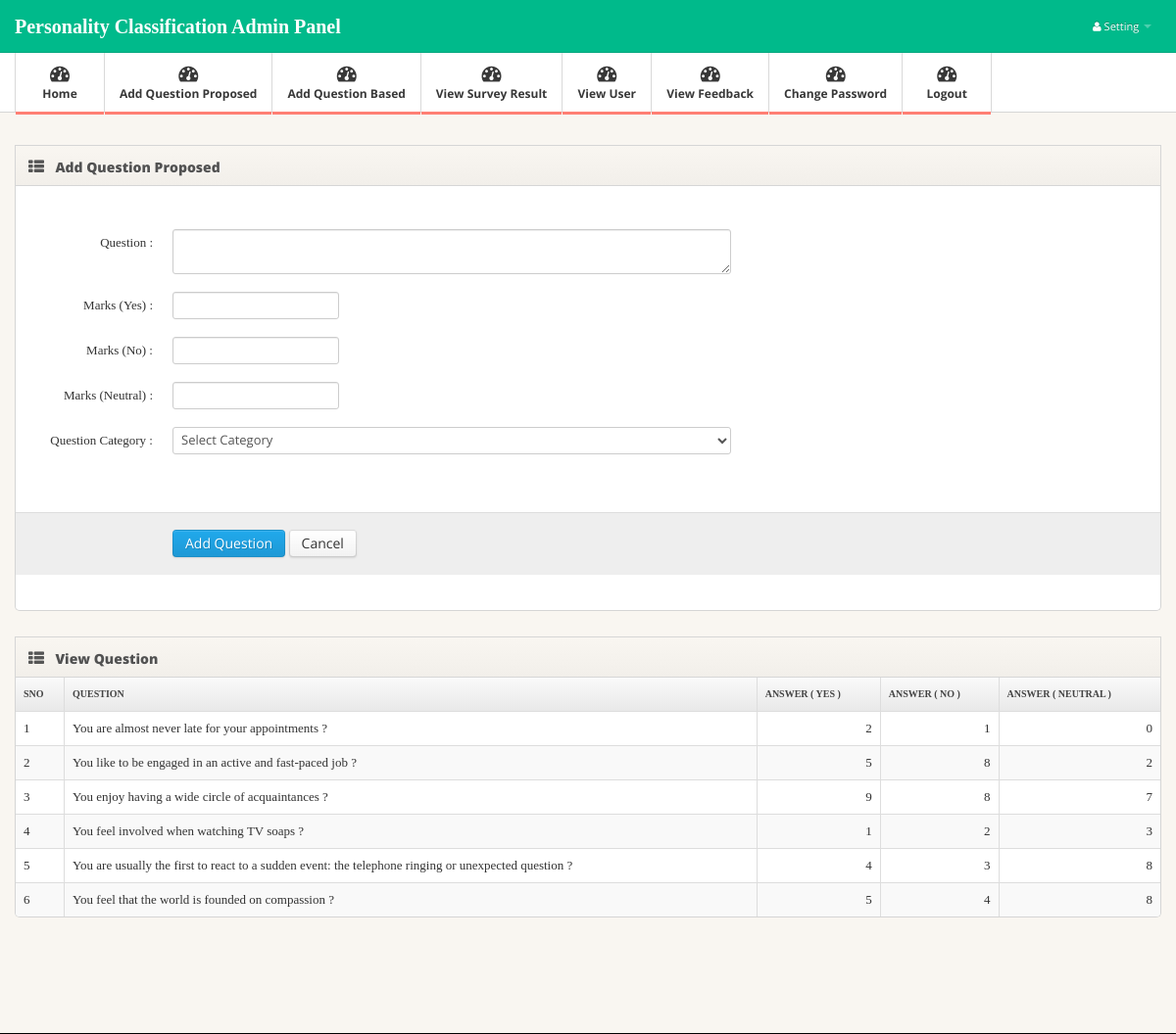
The app's page /add_question.php (signed in) with its own data.
### tables this page shows
CREATE TABLE IF NOT EXISTS `question_add` (
  `sno` int(11) NOT NULL AUTO_INCREMENT,
  `question_add` varchar(444) NOT NULL,
  `marks_yes` varchar(444) NOT NULL,
  `marks_no` varchar(444) NOT NULL,
  `marks_nautral` varchar(444) NOT NULL,
  `ques_cat` varchar(444) NOT NULL,
  PRIMARY KEY (`sno`)
);

### add_question.php (the view, shortened to what this page needs)
<?php include "include/admin_head.php" ?>
</head>
<body>
<?php include "include/admin_menu.php" ?>
<div class="main">
  <div class="main-inner">
    <div class="container">
      <div class="row">
        <div class="span12">
          <div class="widget widget-table action-table">
            <div class="widget-header"> <i class="icon-th-list"></i>
              <h3>Add Question Proposed</h3>
            </div>
            <div class="widget-content">
            				  <form id="edit-profile" name="myform" action="add_question_add.php" method="post" onSubmit="return validate()" class="form-horizontal">
									<fieldset>
										<br><br>
										<font style="font-family:Georgia, 'Times New Roman', Times, serif; ">
											<div class="control-group">
												<label class="control-label" for="firstname">Question :</label>
												<div class="controls">
													<textarea class="span6" name="question_add" required ></textarea>
												</div>
											</div>
											<div class="control-group">
												<label class="control-label" for="firstname">Marks (Yes) :</label>
												<div class="controls">
													<input type="text" name="marks_yes" class="span2" required />
												</div>
											</div>
											<div class="control-group">
												<label class="control-label" for="firstname">Marks (No) :</label>
												<div class="controls">
													<input type="text" name="marks_no" class="span2" required />
												</div>
											</div>
											<div class="control-group">
												<label class="control-label" for="firstname">Marks (Neutral) :</label>
												<div class="controls">
													<input type="text" name="marks_neutral" class="span2" required />
												</div>
											</div>
											<div class="control-group">
												<label class="control-label" for="firstname">Question Category :</label>
												<div class="controls">
													<select name="ques_cat" class="span6" required >
														<option> Select Category</option>
													</select>
												</div>
											</div>
										</font>
										 <br />
										<div class="form-actions">
											<button type="submit" class="btn btn-primary">Add Question</button>
											<button type="reset" class="btn">Cancel</button>
										</div>
									</fieldset>
								</form>
            </div>
          </div>
        </div>
      </div>
	  <div class="row">
        <div class="span12">
          <div class="widget widget-table action-table">
            <div class="widget-header"> <i class="icon-th-list"></i>
              <h3>View Question</h3>
            </div>
            <div class="widget-content">
			<font style="font-family:Georgia, 'Times New Roman', Times, serif">
			<table class="table table-striped table-bordered">
			<tr>
				<th>Sno</th>
				<th>Question</th>
				<th>Answer ( Yes )</th>
				<th>Answer ( No )</th>
				<th>Answer ( Neutral )</th>
			</tr>
           	<?php
				$sql="select * from question_add";
				$result=mysql_query($sql);
				$i=1;
				while($row=mysql_fetch_array($result))
				{
			  ?>
						<tr>
							 <td> <?php echo $i ?></td>
							 <td> <?php echo $row[1]?></td>
							 <td style="text-align:right"> <?php echo $row[2]?></td>
							 <td style="text-align:right"> <?php echo $row[3]?></td>
							 <td style="text-align:right"> <?php echo $row[4]?></td>
				<?php
					$i++;
					}
				?>
				</table>
			</font>
            </div><br /><br /><br />
          </div>
        </div>
      </div>
    </div>
  </div>
</div>
</body>
</html>

### css/style.css (style rules this page uses)
body { background: #f9f6f1; font: 13px/1.7em 'Open Sans'; }
input, button, select, textarea { font-family: 'Open Sans'; }
.table td { vertical-align: middle; }
.table-bordered th { background: #E9E9E9; background:-moz-linear-gradient(top, #FAFAFA 0%, #E9E9E9 100%); background:-webkit-gradient(linear, left top, left bottom, color-stop(0%,#FAFAFA), color-stop(100%,#E9E9E9)); background:-webkit-linear-gradient(top, #FAFAFA 0%,#E9E9E9 100%); background:-o-linear-gradient(top, #FAFAFA 0%,#E9E9E9 100%); background:-ms-linear-gradient(top, #FAFAFA 0%,#E9E9E9 100%); background:linear-gradient(top, #FAFAFA 0%,#E9E9E9 100%); filter: progid:DXImageTransform.Microsoft.gradient(startColorstr='#FAFAFA', endColorstr='#E9E9E9'); -ms-filter: "progid:DXImageTransform.Microsoft.gradient(startColorstr='#FAFAFA', endColorstr='#E9E9E9')"; font-size: 10px; color: #444; text-transform: uppercase; }
.main { padding-bottom: 2em; border-bottom: 1px solid #000; }
.widget { position: relative; clear: both; width: auto; margin-bottom: 2em; overflow: hidden; }
.widget-header { position: relative; height: 40px; line-height: 40px; background: #f9f6f1; background:-moz-linear-gradient(top, #f9f6f1 0%, #f2efea 100%); background:-webkit-gradient(linear, left top, left bottom, color-stop(0%,#f9f6f1), color-stop(100%,#f2efea)); background:-webkit-linear-gradient(top, #f9f6f1 0%,#f2efea 100%); background:-o-linear-gradient(top, #f9f6f1 0%,#f2efea 100%); background:-ms-linear-gradient(top, #f9f6f1 0%,#f2efea 100%); background:linear-gradient(top, #f9f6f1 0%,#f2efea 100%); filter: progid:DXImageTransform.Microsoft.gradient(startColorstr='#f9f6f1', endColorstr='#f2efea'); -ms-filter: "progid:DXImageTransform.Microsoft.gradient(startColorstr='#f9f6f1', endColorstr='#f2efea')"; border: 1px solid #d6d6d6; -webkit-background-clip: padding-box; }
.widget-header h3 { position: relative; top: 2px; left: 10px; display: inline-block; margin-right: 3em; font-size: 14px; font-weight: 800; color: #525252; line-height: 18px; text-shadow: 1px 1px 2px rgba(255,255,255,.5); }
.widget-header [class^="icon-"], .widget-header [class*=" icon-"] { display: inline-block; margin-left: 13px; margin-right: -2px; font-size: 16px; color: #555; vertical-align: middle; }
.widget-content { padding: 20px 15px 15px; background: #FFF; border: 1px solid #D5D5D5; -moz-border-radius: 5px; -webkit-border-radius: 5px; border-radius: 5px; }
.widget-header+.widget-content { border-top: none; -webkit-border-top-left-radius: 0; -webkit-border-top-right-radius: 0; -moz-border-radius-topleft: 0; -moz-border-radius-topright: 0; border-top-left-radius: 0; border-top-right-radius: 0; }
.widget-content:before, .widget-content:after { content:""; display:table; }
.widget-content:after { clear:both; }
.widget-content { zoom:1; }
.widget-table .widget-content { padding: 0; }
.widget-table .table { margin-bottom: 0; border: none; }
.widget-table .table tr td:first-child { border-left: none; }
.widget-table .table tr th:first-child { border-left: none; }

### records on screen
question_add: question_add "You are almost never late for your appointments ?", marks_yes "2", marks_no "1", marks_nautral "0"
question_add: question_add "You like to be engaged in an active and fast-paced job ?", marks_yes "5", marks_no "8", marks_nautral "2"
question_add: question_add "You enjoy having a wide circle of acquaintances ?", marks_yes "9", marks_no "8", marks_nautral "7"
question_add: question_add "You feel involved when watching TV soaps ?", marks_yes "1", marks_no "2", marks_nautral "3"
question_add: question_add "You are usually the first to react to a sudden event: the telephone ringing or unexpected question ?", marks_yes "4", marks_no "3", marks_nautral "8"
question_add: question_add "You feel that the world is founded on compassion ?", marks_yes "5", marks_no "4", marks_nautral "8"
